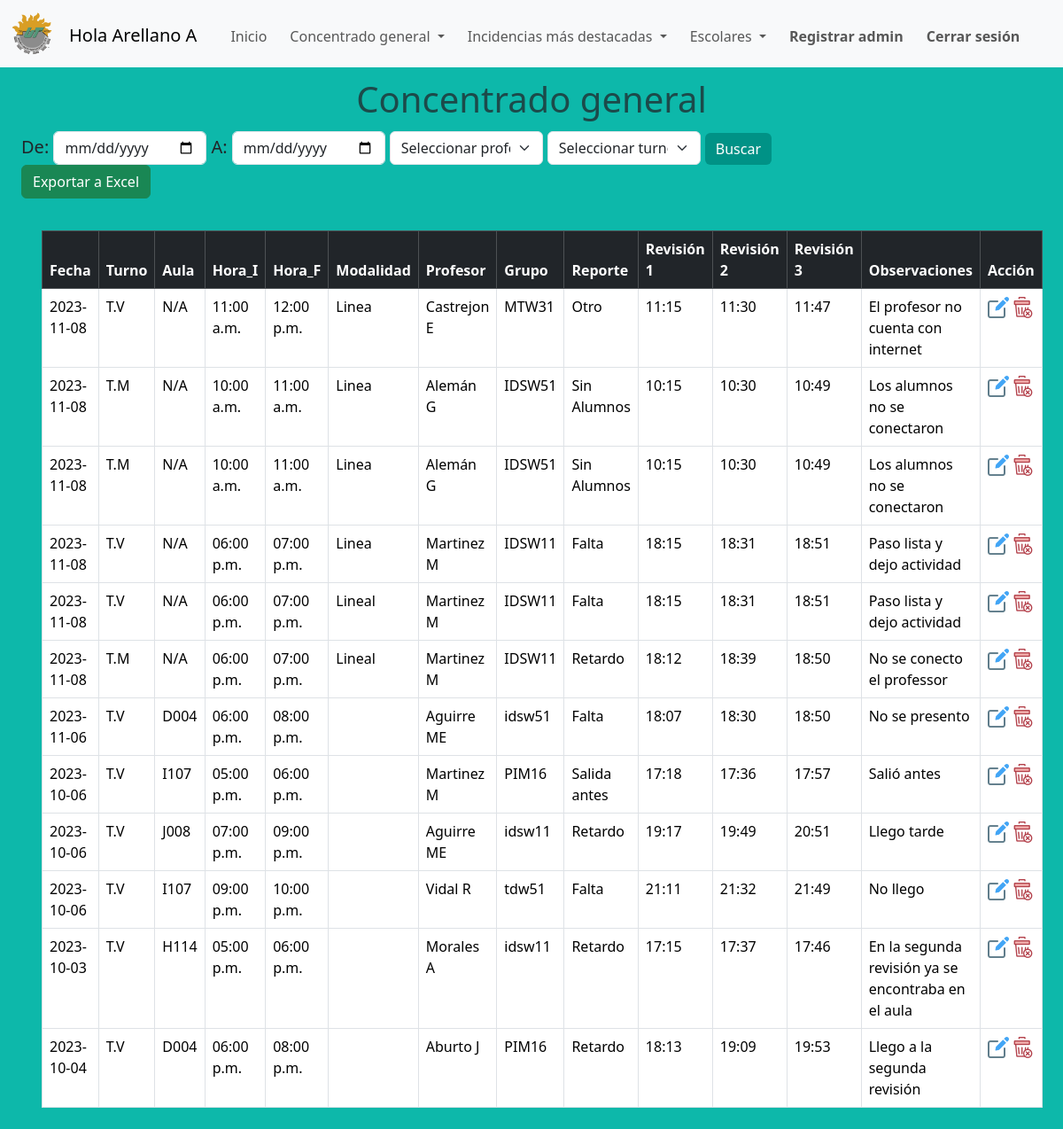
The page /layouts_admins/concentrado.php (signed in) on the database its author committed.
### tables this page shows
CREATE TABLE IF NOT EXISTS `revisiones` (
  `id` int NOT NULL AUTO_INCREMENT,
  `fecha` date NOT NULL,
  `turno` varchar(10) NOT NULL,
  `aula` varchar(10) DEFAULT NULL,
  `hora_inicio` varchar(10) DEFAULT NULL,
  `hora_final` varchar(10) DEFAULT NULL,
  `modalidad` varchar(50) NOT NULL,
  `profesor` int DEFAULT NULL,
  `grupo` varchar(10) DEFAULT NULL,
  `reporte` varchar(50) DEFAULT NULL,
  `revision_1` varchar(10) NOT NULL,
  `revision_2` varchar(10) NOT NULL,
  `revision_3` varchar(10) NOT NULL,
  `observaciones` varchar(250) DEFAULT NULL,
  `justificado` varchar(2) NOT NULL,
  `comentarios` varchar(250) NOT NULL,
  PRIMARY KEY (`id`),
  KEY `profesor` (`profesor`)
);

CREATE TABLE IF NOT EXISTS `profesores` (
  `id` int NOT NULL AUTO_INCREMENT,
  `nomenclatura` varchar(100) DEFAULT NULL,
  `nombres` varchar(100) DEFAULT NULL,
  `primer_apellido` varchar(100) DEFAULT NULL,
  `segundo_apellido` varchar(100) DEFAULT NULL,
  `correo` varchar(100) DEFAULT NULL,
  `director` int DEFAULT NULL,
  PRIMARY KEY (`id`),
  KEY `director` (`director`)
);

### layouts_admins/concentrado.php (the view, shortened to what this page needs)
<!DOCTYPE html>
<html lang="en">
<head>
    <link href="https://cdn.jsdelivr.net/npm/bootstrap@5.3.2/dist/css/bootstrap.min.css" rel="stylesheet">
    <link rel="stylesheet" href="../css/style.css">
</head>
<body class="captura_background">
<?php include ("navbar.php");?>
<h1 class="h1-tittles text-muted">Concentrado general </h1>
<div class="div-table">
  <form action="" method="POST">
    <div class="lead">
      De: <input type="date" name="buscar_date1" id="date1" class="form-control selectDateAdmin">
      A: <input type="date" name="buscar_date2" id="date2" class="form-control selectDateAdmin">
      <select class="form-select selectProfeAdmin" id="floatingSelect" aria-label="Floating label select example"  id="docente" name="c_profesor" id="profesor" onkeyup="mensajeChange();">
        <option value="">Seleccionar profesor</option>
      </select>
      <select class="form-select selectTurnoAdmin" id="floatingSelect" aria-label="Floating label select example" name="turno" id="turno">
        <option value="">Seleccionar turno</option>
      </select>
    <button type="submit" class="btn btn-primary btn-enviar-admin" name="buscar_revi" id="enviar">Buscar</button>
    </div>
  </form>
  <form action="../php/exportacion_excel.php" method="POST">
    <button type="submit" name="export" class="btn btn-success" >Exportar a Excel</button>
    </form>
  <br>
  <?php
  include ('../php/connection.php');
  if(isset($_POST['buscar_revi'])){
    ?>
    <a class="btn-delete-filter" href="concentrado.php"><button type="submit" class="btn btn-danger btn-delete-filter">Borrar busqueda</button></a>
    <br><br>
    <table class="table table-bordered">
    <thead class="table-dark">
      <tr>
        <th scope="col">Fecha</th>
        <th scope="col">Turno</th>
        <th scope="col">Aula</th>
        <th scope="col">Hora_I</th>
        <th scope="col">Hora_F</th>
        <th scope="col">Modalidad</th>
        <th scope="col">Profesor</th>
        <th scope="col">Grupo</th>
        <th scope="col">Reporte</th>
        <th scope="col">Revision_1</th>
        <th scope="col">Revision_2</th>
        <th scope="col">Revision_3</th>
        <th scope="col">Observaciones</th>
        <th scope="col">Accion</th>
      </tr>
    </thead>
    <tbody>
    <?php
    $date_1 = $_POST['buscar_date1'];
    $date_2 = $_POST['buscar_date2'];
    $turno = $_POST['turno'];
    $profesor = $_POST['c_profesor'];
    $filtro = '';
  if($date_1 == '' AND $date_2 == '' AND $turno =='' AND $profesor ==''){$filtro;}else{
    if($date_1 !== '' AND $date_2 !== '' AND $turno =='' AND $profesor ==''){$filtro = "WHERE fecha BETWEEN '$date_1' AND '$date_2'";}
    if($date_1 == '' AND $date_2 == '' AND $turno !=='' AND $profesor ==''){$filtro = "WHERE turno = '$turno'";}
    if($date_1 == '' AND $date_2 == '' AND $turno =='' AND $profesor !==''){$filtro = "WHERE profesor = '$profesor'";}
    if($date_1 !== '' AND $date_2 !== '' AND $turno =='' AND $profesor !==''){$filtro = "WHERE fecha BETWEEN '$date_1' AND '$date_2' AND profesor = '$profesor'";}
    if($date_1 !== '' AND $date_2 !== '' AND $turno !=='' AND $profesor ==''){$filtro = "WHERE fecha BETWEEN '$date_1' AND '$date_2' AND turno = '$turno'";}
    if($date_1 == '' AND $date_2 == '' AND $turno !=='' AND $profesor !==''){$filtro = "WHERE profesor = '$profesor' AND turno = '$turno'";}
  }
    $query = "SELECT revisiones.id, revisiones.fecha, revisiones.turno, revisiones.aula,
    revisiones.hora_inicio, revisiones.hora_final,
    revisiones.modalidad, profesores.nomenclatura, revisiones.grupo, revisiones.reporte,
    revisiones.revision_1,revisiones.revision_2, revisiones.revision_3,
    revisiones.observaciones FROM revisiones
    INNER JOIN profesores ON revisiones.profesor = profesores.id $filtro  ORDER BY fecha DESC";
    $query_run = mysqli_query($connection, $query);
    ?>
    <?php
    if(mysqli_num_rows($query_run) > 0){
      foreach($query_run as $items){
        ?>
        <tr>
          <td><?= $items['fecha'];?></td>
          <td><?= $items['turno'];?></td>
          <td><?= $items['aula'];?></td>
          <td><?= $items['hora_inicio'];?></td>
          <td><?= $items['hora_final'];?></td>
          <td><?= $items['modalidad'];?></td>
          <td><?= $items['nomenclatura'];?></td>
          <td><?= $items['grupo'];?></td>
          <td><?= $items['reporte'];?></td>
          <td><?= $items['revision_1'];?></td>
          <td><?= $items['revision_2'];?></td>
          <td><?= $items['revision_3'];?></td>
          <td><?= $items['observaciones'];?></td>
          <td>
                  <button type="button" class="btn btn-primary" data-bs-toggle="modal" data-bs-target="#exampleModalfiltro_<?php echo $items['id']; ?>">Editar</button>
              </td>
        </tr>
                <div class="modal fade" id="exampleModalfiltro_<?php echo $items['id']; ?>" tabindex="-1" aria-labelledby="exampleModalLabel" aria-hidden="true">
                    <div class="modal-dialog">
                        <div class="modal-content">
                            <div class="modal-header">
                                <h1 class="modal-title fs-5" id="exampleModalLabel">Editar</h1>
                                <button type="button" class="btn-close" data-bs-dismiss="modal" aria-label="Close"></button>
                            </div>
                            <div class="modal-body modal-background">
                            <form action="../php/editar_concentrado_general.php" method="POST">
                                <div class="mb-3">
                                    <label for="recipient-name" class="col-form-label">Fecha</label>
                                    <input type="date" class="form-control" id="recipient-name" name="fecha" value="<?php echo $items['fecha']; ?>">
                                </div>
                                <div class="mb-3">
                                    <label for="recipient-name" class="col-form-label">Turno</label>
                                    <input type="text" class="form-control" id="recipient-name" name="turno" value="<?php echo $items['turno']; ?>">
                                </div>
                                <div class="mb-3">
                                    <label for="recipient-name" class="col-form-label">Aula</label>
                                    <input type="text" class="form-control" id="recipient-name" name="aula" value="<?php echo $items['aula']; ?>">
                                </div>
                                <div class="mb-3">
                                    <label for="recipient-name" class="col-form-label">Horario Inicial</label>
                                    <input type="text" class="form-control" id="recipient-name" name="hora_inicio" value="<?php echo $items['hora_inicio']; ?>">
                                </div>
                                <div class="mb-3">
                                    <label for="recipient-name" class="col-form-label">Horario Final</label>
                                    <input type="text" class="form-control" id="recipient-name" name="hora_final" value="<?php echo $items['hora_final']; ?>">
                                </div>
                                <div class="mb-3">
                                    <label for="recipient-name" class="col-form-label">Modalidad</label>
                                    <input type="text" class="form-control" id="recipient-name" name="modalidad" value="<?php echo $items['modalidad']; ?>">
                                </div>
                                <div class="mb-2">
                                    <label for="recipient-name" class="col-form-label">Profesor</label>
                                    <div class="form-floating">
                                      <select class="form-select" id="floatingSelect" aria-label="Floating label select example" id="profesor" value="<?php echo $items['nomenclatura']; ?>" name="profesor" required>
                                          <option selected > Seleccione un Profesor</option>
                                          <?php
                                              include('../php/connection.php');
                                              $consul = "SELECT CONCAT(id, ' ', nomenclatura) AS profesor FROM profesores ORDER BY nomenclatura ASC";
                                              $resul = mysqli_query($connection, $consul) or die ("Algo salio mal");
                                              while($column = mysqli_fetch_array($resul)){
                                                  $optionname=$column['profesor'];
                                                  echo "<option value='$optionname'>$optionname</option>";
                                              }
                                          ?>
                                      </select>
                                      <label for="floatingSelect">Profesor</label>
                                    </div>
                                </div>
                                <div class="mb-3">
                                    <label for="recipient-name" class="col-form-label">Grupo</label>
                                    <input type="text" class="form-control" id="recipient-name" name="grupo" value="<?php echo $items['grupo']; ?>">
                                </div>
                                <div class="mb-3">
                                  <label for="recipient-name" class="col-form-label">Reporte</label>
                                  <div class="form-floating">
                                    <select class="form-select" id="floatingSelect" aria-label="Floating label select example" id="profesor" value="<?php echo $items['reporte']; ?>" name="reporte" required>
                                      <option selected>Seleccionar reporte</option>
                                      <option value="Retardo"<?php if($items['reporte']=="Retardo") echo 'selected="selected"';?>>Retardo</option>
                                      <option value="Falta"<?php if($items['reporte']=="Falta") echo 'selected="selected"';?>>Falta</option>
                                      <option value="Salida antes"<?php if($items['reporte']=="Salida antes") echo 'selected="selected"';?>>Salida antes</option>
                                    </select>
                                    <label for="floatingSelect">Reporte</label>
                                  </div>
                                </div>
                                <div class="mb-3">
                                    <input type="hidden" class="form-control" id="recipient-name" name="id" value="<?php echo $items['id']; ?>">
                                </div>
                                <div class="mb-3">
                                    <label for="recipient-name" class="col-form-label">Revision 1</label>
                                    <input type="time" class="form-control" id="recipient-name" name="revision_1" value="<?php echo $items['revision_1']; ?>">
                                </div>
                                <div class="mb-3">
                                    <label for="recipient-name" class="col-form-label">Revision 2</label>
                                    <input type="time" class="form-control" id="recipient-name" name="revision_2" value="<?php echo $items['revision_2']; ?>">
                                </div>
                                <div class="mb-3">
                                    <label for="recipient-name" class="col-form-label">Revision 3</label>
                                    <input type="time" class="form-control" id="recipient-name" name="revision_3" value="<?php echo $items['revision_3']; ?>">
                                </div>
                                <div class="mb-3">
                                    <label for="recipient-name" class="col-form-label">Observaciones</label>
                                    <input type="text" class="form-control" id="recipient-name" name="observaciones" value="<?php echo $items['observaciones']; ?>">
                                </div>
                            </div>
                            <div class="modal-footer">
                                <button type="button" class="btn btn-secondary" data-bs-dismiss="modal">Cancelar</button>
                                <button type="submit" class="btn btn-primary">Guardar Cambios</button>
                            </div>
                            </form>
                        </div>
                    </div>
                </div>
      <?php
      }
    }
    else{
      ?>
      <tr>
        <td class="else-results" colspan="13" style="color:red;">No se encontraron resultados</td>
      </tr>
      <?php
    }
  }else{
    ?>
<div class="div-table">
<table class="table table-bordered">
  <thead class="table-dark">
    <tr>
      <th scope="col">Fecha</th>
      <th scope="col">Turno</th>
      <th scope="col">Aula</th>
      <th scope="col">Hora_I</th>
      <th scope="col">Hora_F</th>
      <th scope="col">Modalidad</th>
      <th scope="col">Profesor</th>
      <th scope="col">Grupo</th>
      <th scope="col">Reporte</th>
      <th scope="col">Revisión 1</th>
      <th scope="col">Revisión 2</th>
      <th scope="col">Revisión 3</th>
      <th scope="col">Observaciones</th>
      <th scope="col">Acción</th>
    </tr>
  </thead>
  <tbody>
    <?php
    include('../php/connection.php');
    $consul = "SELECT revisiones.id, revisiones.fecha, revisiones.turno, revisiones.aula,
    revisiones.hora_inicio,revisiones.hora_final, revisiones.modalidad,
    profesores.nomenclatura, revisiones.grupo, revisiones.reporte,
    revisiones.revision_1,revisiones.revision_2, revisiones.revision_3,
    revisiones.observaciones FROM revisiones
    INNER JOIN profesores ON revisiones.profesor = profesores.id  ORDER BY id DESC";
    $result = mysqli_query($connection, $consul) or die ("Algo salio mal");
    if(mysqli_num_rows($result) > 0){
        foreach($result as $row){
          ?>
            <tr>
              <td><?php echo $row["fecha"]; ?></td>
              <td><?php echo $row["turno"];?></td>
              <td><?php echo $row["aula"]; ?></td>
              <td><?php echo $row["hora_inicio"];?></td>
              <td><?php echo $row["hora_final"];?></td>
              <td><?php echo $row["modalidad"];?></td>
              <td><?php echo $row["nomenclatura"];?></td>
              <td><?php echo $row["grupo"]; ?></td>
              <td><?php echo $row["reporte"]; ?></td>
              <td><?php echo $row["revision_1"]; ?></td>
              <td><?php echo $row["revision_2"]; ?></td>
              <td><?php echo $row["revision_3"]; ?></td>
              <td><?php echo $row["observaciones"]; ?></td>
              <td>
                <img src="../images/editar.png" alt="Editar" class="btn-img" data-bs-toggle="modal" data-bs-target="#exampleModal_<?php echo $row['id']; ?>" onclick="openModal('<?php echo $row['id']; ?>', 'editar')">
                <img src="../images/eliminar.png" alt="Eliminar" class="btn-img" data-bs-toggle="modal" data-bs-target="#borrar_<?php echo $row['id']; ?>" onclick="openModal('<?php echo $row['id']; ?>', 'eliminar')">
              </td>
            </tr>
                <?php
    }
    ?>
        </tbody>
    </table>
    </div>
    <?php
    }}
    ?>
</body>
</html>

### rows shown on the page
revisiones: fecha "2023-11-08", turno "T.V", aula "N/A", hora_inicio "11:00 a.m.", hora_final "12:00 p.m.", modalidad "Linea", profesor.nomenclatura "Castrejon E", grupo "MTW31", reporte "Otro", revision_1 "11:15", revision_2 "11:30", revision_3 "11:47", observaciones "El profesor no cuenta con internet"
revisiones: fecha "2023-11-08", turno "T.M", aula "N/A", hora_inicio "10:00 a.m.", hora_final "11:00 a.m.", modalidad "Linea", profesor.nomenclatura "Alemán G", grupo "IDSW51", reporte "Sin Alumnos", revision_1 "10:15", revision_2 "10:30", revision_3 "10:49", observaciones "Los alumnos no se conectaron"
revisiones: fecha "2023-11-08", turno "T.M", aula "N/A", hora_inicio "10:00 a.m.", hora_final "11:00 a.m.", modalidad "Linea", profesor.nomenclatura "Alemán G", grupo "IDSW51", reporte "Sin Alumnos", revision_1 "10:15", revision_2 "10:30", revision_3 "10:49", observaciones "Los alumnos no se conectaron"
revisiones: fecha "2023-11-08", turno "T.V", aula "N/A", hora_inicio "06:00 p.m.", hora_final "07:00 p.m.", modalidad "Linea", profesor.nomenclatura "Martinez M", grupo "IDSW11", reporte "Falta", revision_1 "18:15", revision_2 "18:31", revision_3 "18:51", observaciones "Paso lista y dejo actividad"
revisiones: fecha "2023-11-08", turno "T.V", aula "N/A", hora_inicio "06:00 p.m.", hora_final "07:00 p.m.", modalidad "Lineal", profesor.nomenclatura "Martinez M", grupo "IDSW11", reporte "Falta", revision_1 "18:15", revision_2 "18:31", revision_3 "18:51", observaciones "Paso lista y dejo actividad"
revisiones: fecha "2023-11-08", turno "T.M", aula "N/A", hora_inicio "06:00 p.m.", hora_final "07:00 p.m.", modalidad "Lineal", profesor.nomenclatura "Martinez M", grupo "IDSW11", reporte "Retardo", revision_1 "18:12", revision_2 "18:39", revision_3 "18:50", observaciones "No se conecto el professor"
revisiones: fecha "2023-11-06", turno "T.V", aula "D004", hora_inicio "06:00 p.m.", hora_final "08:00 p.m.", profesor.nomenclatura "Aguirre ME", grupo "idsw51", reporte "Falta", revision_1 "18:07", revision_2 "18:30", revision_3 "18:50", observaciones "No se presento"
revisiones: fecha "2023-10-06", turno "T.V", aula "I107", hora_inicio "05:00 p.m.", hora_final "06:00 p.m.", profesor.nomenclatura "Martinez M", grupo "PIM16", reporte "Salida antes", revision_1 "17:18", revision_2 "17:36", revision_3 "17:57", observaciones "Salió antes"
revisiones: fecha "2023-10-06", turno "T.V", aula "J008", hora_inicio "07:00 p.m.", hora_final "09:00 p.m.", profesor.nomenclatura "Aguirre ME", grupo "idsw11", reporte "Retardo", revision_1 "19:17", revision_2 "19:49", revision_3 "20:51", observaciones "Llego tarde"
revisiones: fecha "2023-10-06", turno "T.V", aula "I107", hora_inicio "09:00 p.m.", hora_final "10:00 p.m.", profesor.nomenclatura "Vidal R", grupo "tdw51", reporte "Falta", revision_1 "21:11", revision_2 "21:32", revision_3 "21:49", observaciones "No llego"
revisiones: fecha "2023-10-03", turno "T.V", aula "H114", hora_inicio "05:00 p.m.", hora_final "06:00 p.m.", profesor.nomenclatura "Morales A", grupo "idsw11", reporte "Retardo", revision_1 "17:15", revision_2 "17:37", revision_3 "17:46", observaciones "En la segunda revisión ya se encontraba en el aula"
revisiones: fecha "2023-10-04", turno "T.V", aula "D004", hora_inicio "06:00 p.m.", hora_final "08:00 p.m.", profesor.nomenclatura "Aburto J", grupo "PIM16", reporte "Retardo", revision_1 "18:13", revision_2 "19:09", revision_3 "19:53", observaciones "Llego a la segunda revisión"

### other values the page prints
$_SESSION['usuario']." " "Arellano A"
